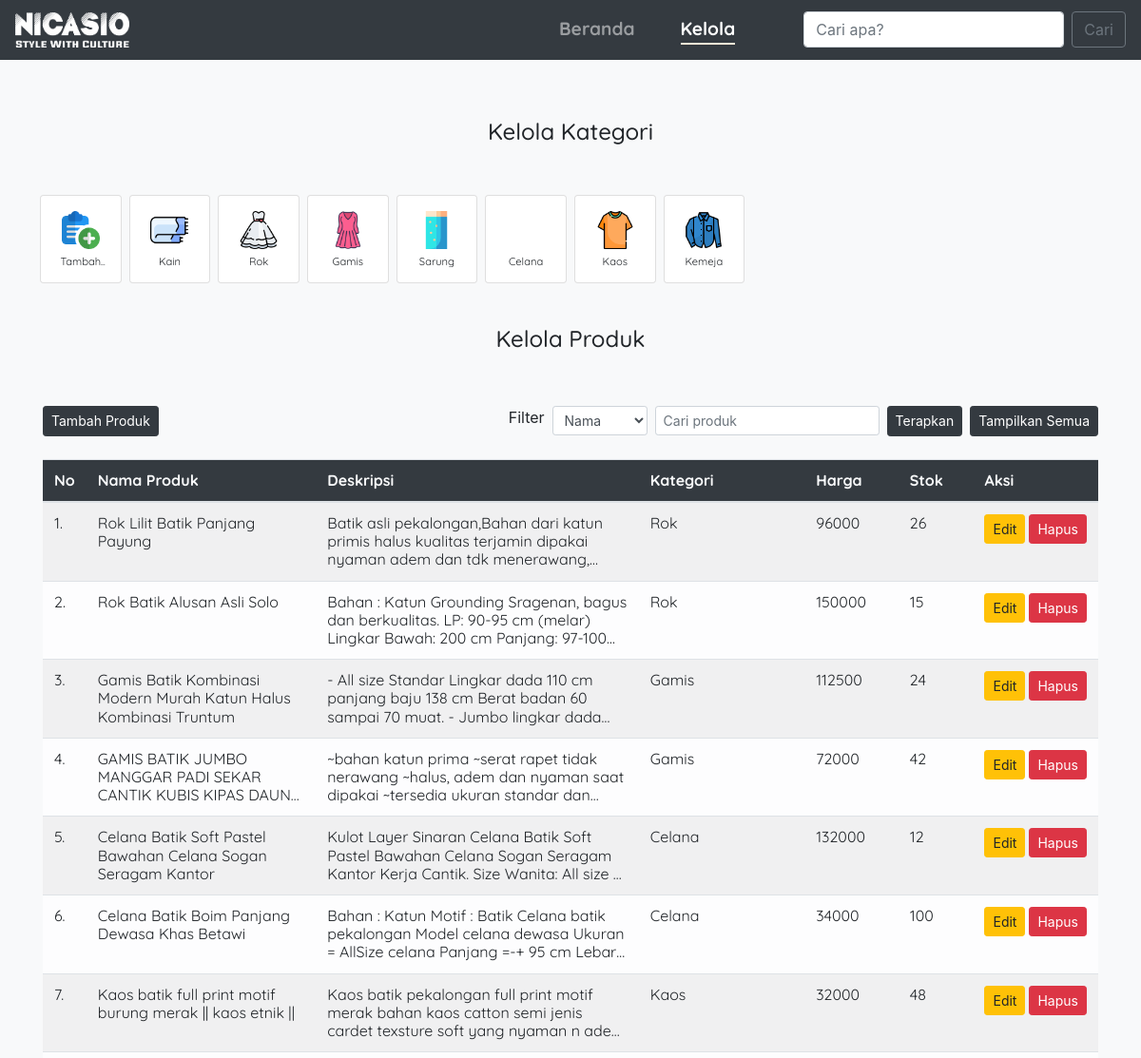
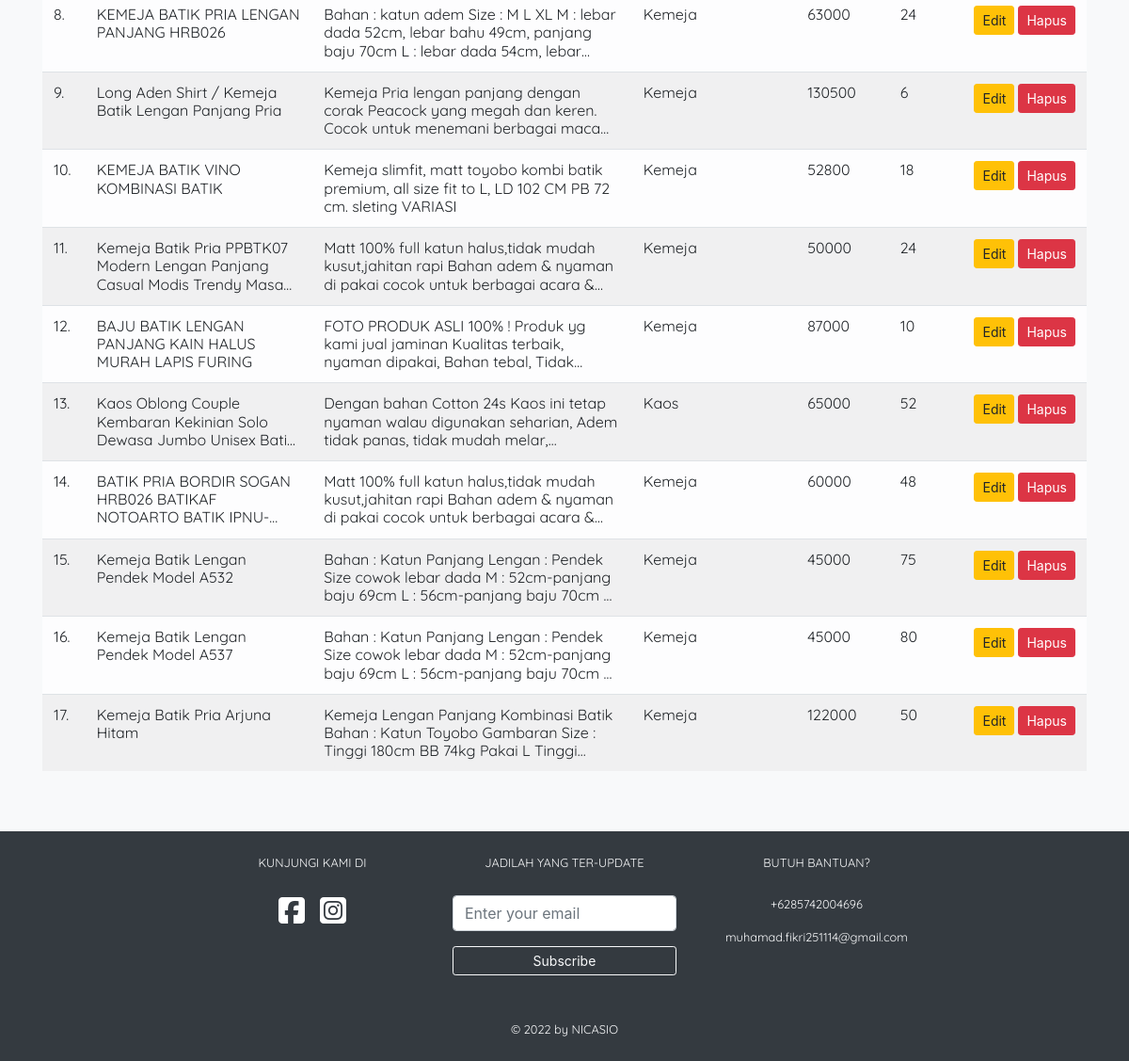
The page /kelola.php on the database its author committed (2 pictures, top to bottom).
### tables this page shows
CREATE TABLE `katalog` (
  `id` int(11) NOT NULL,
  `nama_katalog` varchar(100) NOT NULL,
  `deskripsi` text NOT NULL,
  `gambar` varchar(255) NOT NULL
);

CREATE TABLE `produk` (
  `id` int(11) NOT NULL,
  `id_katalog` int(11) DEFAULT NULL,
  `nama_produk` varchar(255) NOT NULL,
  `deskripsi` text NOT NULL,
  `harga` int(11) NOT NULL,
  `stok` int(11) NOT NULL
);

### kelola.php (the view, shortened to what this page needs)
<!doctype html>
<html lang="en">
    <head>
        <link rel="stylesheet" href="https://maxcdn.bootstrapcdn.com/bootstrap/4.0.0/css/bootstrap.min.css">
        <link rel="stylesheet" href="css/style.css">
    </head>
    <body>
        <?php
            include_once('database/db_conn.php');
            $current_manage_filter = '';
            $current_manage_seacrh = '';
            if(!isset($_POST['view_all'])){
                $current_manage_filter = isset($_POST['manage_filter']) ? $_POST['manage_filter'] : '';
                $current_manage_seacrh = isset($_POST['manage_search']) ? $_POST['manage_search'] : '';
            }
        ?>
        <nav class="navbar navbar-expand-lg navbar-dark bg-dark fixed-top">
            <a class="navbar-brand" href="index.php"><img src="img/component/logo.png" width="120px" alt=""></a>
            <div class="collapse navbar-collapse justify-content-end" id="navbarSupportedContent">
                <ul class="navbar-nav mt-lg-0 mt-3">
                    <li class="nav-item mx-lg-3">
                        <a class="nav-link" href="index.php">Beranda</a>
                    </li>
                    <li class="nav-item active mx-lg-3">
                        <a class="nav-link" href="kelola.php">
                            Kelola
                            <div class="nav-active-indicator" style="width: 100%; height:2px; background-color: antiquewhite"></div>
                        </a>
                    </li>
                </ul>
                <form class="form-inline my-2 my-lg-0 ml-lg-5" method="post" name="cari-produk" action="index.php#katalog">
                    <input class="form-control mr-sm-2" type="search" placeholder="Cari apa?" aria-label="Search" name="keyword">
                    <button class="btn btn-outline-secondary my-2 my-sm-0" type="submit">Cari</button>
                </form>
            </div>
        </nav>
        <div class="py-5 bg-light" style="margin-top: 60px; min-height: 330px;">
            <div class="py-3 mb-4 bg-light">
                <center class="container">
                    <h4 class="manage-divider">Kelola Kategori</h4>
            </div>
            <div class="container">
                <div class="row px-2">
                    <div class="col-lg-1 col-md-2 col-sm-3 col-3 p-1">
                        <div class="card manage-catalog-card add_catagory_card p-lg-3 p-md-3 p-sm-4 p-4 w-100 d-flex flex-column" type="button" data-toggle="modal" data-target="#exampleModal">
                            <center>
                                <div class="manage-img-container mb-2">
                                    <img src="img/component/add_catalog.png" class="mb-2" alt="">
                                </div>
                                <p class="mb-0">Tambah Katalog</p>
                            </center>
                        </div>
                    </div>
                    <?php
                        $data_katalog = mysqli_query($connection, "SELECT * FROM katalog ORDER BY id DESC");
                        while($data = mysqli_fetch_array($data_katalog)){
                    ?>
                    <div class="col-lg-1 col-md-2 col-sm-3 col-3 p-1">
                        <div class="card manage-catalog-card content_catagory_card p-lg-3 p-md-3 p-sm-4 p-4 w-100 d-flex flex-column" data-id="<?= $data['id'] ?>"  type="button" data-toggle="modal" data-target="#exampleModal">
                            <center>
                                <div class="manage-img-container mb-2">
                                    <img src="<?= $data['gambar'] ?>" alt="">
                                </div>
                                <p class="mb-0"><?= $data['nama_katalog'] ?></p>
                            </center>
                        </div>
                    </div>
                    <?php
                        }
                    ?>
                </div>
            </div>
            <div class="py-3 my-4 bg-light">
                <center class="container">
                    <h4 class="manage-divider">Kelola Produk</h4>
                </center>
            </div>
            <div class="container">
                <div class="d-flex flex-column-reverse flex-sm-column-reverse flex-md-row flex-lg-row justify-content-between my-3">
                    <div class="d-flex justify-content-center my-2">
                        <a href="tambah_produk.php" class="btn btn-dark btn-sm mx-auto">Tambah Produk</a>
                    </div>
                    <form method="post" name="cari-produk" action="kelola.php" class="d-flex flex-column flex-sm-column flex-md-row flex-lg-row w-100 justify-content-end">
                        <div class="d-flex mx-lg-1 mx-md-1 mx-sm-auto mx-auto my-2">
                            <label for="inputState" class="mr-2">Filter</label>
                            <div class="form-inline mr-2">
                                <select id="inputState" class="form-control form-control-sm" name="manage_filter">
                                    <option value="nama" <?= $current_manage_filter == "nama" ? 'selected' : '' ?>>Nama</option>
                                </select>
                            </div>
                            <div class="form-inline">
                                <input class="form-control form-control-sm" type="search" name="manage_search" placeholder="Cari produk" aria-label="Search" value="<?= $current_manage_seacrh ?>">
                            </div>
                        </div>
                        <div class="d-flex ml-lg-1 ml-md-1 ml-sm-0 ml-0 mx-lg-0 mx-md-0 mx-sm-auto mx-auto my-2">
                            <button class="btn btn-dark btn-sm mr-2" type="submit">Terapkan</button>
                            <button class="btn btn-dark btn-sm mx-auto" type="submit" name="view_all">Tampilkan Semua</button>
                        </div>
                    </form>
                </div>
                <div class="table-responsive">
                    <table class="table table-striped table-light">
                        <thead>
                            <tr class="bg-dark text-light">
                                <th style="width: 30px;"><div class="data-product-header">No</div></th>
                                <th style="width: 250px;"><div class="data-product-header">Nama Produk</div></th>
                                <th style="width: 350px;"><div class="data-product-header">Deskripsi</div></th>
                                <th style="width: 180px;"><div class="data-product-header">Kategori</div></th>
                                <th style="width: 100px;"><div class="data-product-header">Harga</div></th>
                                <th style="width: 80px;"><div class="data-product-header">Stok</div></th>
                                <th style="width: 130px;"><div class="data-product-header">Aksi</div></th>
                            </tr>
                        </thead>
                        <tbody>
                            <?php
                                if($current_manage_seacrh != ''){
                                    if($current_manage_filter == "nama"){
                                        $data_produk = mysqli_query($connection, "SELECT produk.*, katalog.nama_katalog FROM produk LEFT JOIN katalog ON produk.id_katalog = katalog.id WHERE produk.nama_produk LIKE '%".$current_manage_seacrh."%' ORDER BY produk.id DESC");
                                    } elseif($current_manage_filter == "kategori"){
                                        $data_produk = mysqli_query($connection, "SELECT produk.*, katalog.nama_katalog FROM produk LEFT JOIN katalog ON produk.id_katalog = katalog.id WHERE katalog.nama_katalog LIKE '%".$current_manage_seacrh."%' ORDER BY produk.id DESC");
                                    } elseif($current_manage_filter == "deskripsi"){
                                        $data_produk = mysqli_query($connection, "SELECT produk.*, katalog.nama_katalog FROM produk LEFT JOIN katalog ON produk.id_katalog = katalog.id WHERE produk.deskripsi LIKE '%".$current_manage_seacrh."%' ORDER BY produk.id DESC");
                                    } elseif($current_manage_filter == "harga"){
                                        $data_produk = mysqli_query($connection, "SELECT produk.*, katalog.nama_katalog FROM produk LEFT JOIN katalog ON produk.id_katalog = katalog.id WHERE produk.harga LIKE '%".$current_manage_seacrh."%' ORDER BY produk.harga ASC");
                                    } elseif($current_manage_filter == "stok"){
                                        $data_produk = mysqli_query($connection, "SELECT produk.*, katalog.nama_katalog FROM produk LEFT JOIN katalog ON produk.id_katalog = katalog.id WHERE produk.stok LIKE '%".$current_manage_seacrh."%' ORDER BY produk.stok ASC");
                                    }
                                } else{
                                    $data_produk = mysqli_query($connection, "SELECT produk.*, katalog.nama_katalog FROM produk LEFT JOIN katalog ON produk.id_katalog = katalog.id ORDER BY produk.id DESC");
                                }
                                $count = 0;
                                while($data = mysqli_fetch_array($data_produk)){
                                    $count++;
                            ?>
                            <tr>
                                <td style="width: 30px;"><div class="data-product-column"><?= $count."." ?></div></td>
                                <td style="width: 250px;"><div class="data-product-column"><?= $data['nama_produk'] ?></div></td>
                                <td style="width: 350px;"><div class="data-product-column"><?= $data['deskripsi'] ?></div></td>
                                <td style="width: 180px;"><div class="data-product-column"><?= $data['nama_katalog'] ?></div></td>
                                <td style="width: 100px;"><div class="data-product-column"><?= $data['harga'] ?></div></td>
                                <td style="width: 80px;"><div class="data-product-column"><?= $data['stok'] ?></div></td>
                                <td style="width: 130px;">
                                    <div class="d-flex">
                                        <a href="edit_produk.php?id_produk=<?= $data['id'] ?>" class="btn btn-warning btn-sm">Edit</a>
                                        <a href="#" class="btn btn-danger btn-sm ml-1" onclick="delete_product_confirmation(<?= $data['id'] ?>)">Hapus</a>
                                    </div>
                                </td>
                            </tr>
                            <?php
                                }
                            ?>
                        </tbody>
                    </table>
                </div>
            </div>
        </div>
        <?php
            include_once("view_component/footer.php");
        ?>
    </body>
</html>

### view_component/footer.php
<div class="footer bg-dark w-100 py-4 d-flex flex-column">
    <div class="d-flex justify-content-center">
        <div class="footer-content row px-5">
            <div class="col-lg-4 col-md-12 col-sm-12 col-12 mb-5">
                <div class="d-flex justify-content-center mb-4">
                    <span class="medsos-label text-light">KUNJUNGI KAMI DI</span>
                </div>
                <div class="d-flex justify-content-center">
                    <a href="https://www.facebook.com" target="_blank">
                        <i class="fab fa-facebook-square mx-2" style="font-size: 2em; color: white;"></i>
                    </a>
                    <a href="https://www.instagram.com" target="_blank">
                        <i class="fab fa-instagram-square mx-2" style="font-size: 2em; color: white;"></i>
                    </a>
                </div>
            </div>
            <div class="col-lg-4 col-md-12 col-sm-12 col-12 mb-5">
                <div class="d-flex justify-content-center mb-4">
                    <span class="medsos-label text-light">JADILAH YANG TER-UPDATE</span>
                </div>
                <form action="#" class="w-100">
                    <input type="email" class="form-control mb-3" placeholder="Enter your email" required>
                    <button type="submit" class="btn btn-outline-light btn-sm w-100">Subscribe</button>
                </form>
            </div>
            <div class="col-lg-4 col-md-12 col-sm-12 col-12 mb-5">
                <div class="d-flex justify-content-center mb-4">
                    <span class="medsos-label text-light">BUTUH BANTUAN?</span>
                </div>
                <p class="contact text-light text-center">+6285742004696</p>
                <p class="contact text-light text-center">muhamad.fikri251114@gmail.com</p>
            </div>
        </div>
    </div>
    <div class="d-flex justify-content-center">
        <span class="copyright text-light">&copy 2022 by NICASIO</span>
    </div>
</div>

### css/style.css (style rules this page uses)
* { box-sizing: border-box; }
html { scroll-behavior: smooth; }
.nav-link { font-family: 'Quicksand', sans-serif; font-size: 1.2em; font-weight: bold; }
.footer-content { width: 75%; }
.medsos-label, .copyright, .contact { font-family: 'Quicksand', sans-serif; font-size: 0.8em; }
.price-detail, .product-description, .manage-divider { font-family: 'Quicksand', sans-serif; }
.manage-catalog-card .manage-img-container { width: 40px; height: 40px; overflow: hidden; }
.manage-img-container img { width: 100%; position: relative; top: 50%; transform: translateY(-50%); }
.manage-catalog-card p { font-family: 'Quicksand', sans-serif; font-size: 0.7em; line-height: 1em; overflow: hidden; text-overflow: ellipsis; display: -webkit-box; -webkit-line-clamp: 1; line-clamp: 1; -webkit-box-orient: vertical; }
.data-product-column { font-family: 'Quicksand', sans-serif; font-size: 1em; line-height: 1.2em; overflow: hidden; text-overflow: ellipsis; display: -webkit-box; -webkit-line-clamp: 3; line-clamp: 3; -webkit-box-orient: vertical; }
.data-product-header { font-family: 'Quicksand', sans-serif; font-size: 1em; line-height: 1.2em; overflow: hidden; text-overflow: ellipsis; display: -webkit-box; -webkit-line-clamp: 1; line-clamp: 1; -webkit-box-orient: vertical; }

### rows shown on the page
katalog: gambar (picture), nama_katalog "Kain"
katalog: gambar (picture), nama_katalog "Rok"
katalog: gambar (picture), nama_katalog "Gamis"
katalog: gambar (picture), nama_katalog "Sarung"
katalog: nama_katalog "Celana"
katalog: gambar (picture), nama_katalog "Kaos"
katalog: gambar (picture), nama_katalog "Kemeja"
produk: nama_produk "Rok Lilit Batik Panjang Payung", deskripsi "Batik asli pekalongan,Bahan dari katun primis halus kualitas terjamin dipakai nyaman adem dan tdk…", id_katalog.nama_katalog "Rok", harga "96000", stok "26"
produk: nama_produk "Rok Batik Alusan Asli Solo", deskripsi "Bahan : Katun Grounding Sragenan, bagus dan berkualitas. LP: 90-95 cm (melar) Lingkar Bawah: 200 cm Panjang:…", id_katalog.nama_katalog "Rok", harga "150000", stok "15"
produk: nama_produk "Gamis Batik Kombinasi Modern Murah Katun Halus Kombinasi Truntum", deskripsi "- All size Standar Lingkar dada 110 cm panjang baju 138 cm Berat badan 60 sampai 70 muat. - Jumbo lingkar…", id_katalog.nama_katalog "Gamis", harga "112500", stok "24"
produk: nama_produk "GAMIS BATIK JUMBO MANGGAR PADI SEKAR CANTIK KUBIS KIPAS…", deskripsi "~bahan katun prima ~serat rapet tidak nerawang ~halus, adem dan nyaman saat dipakai ~tersedia ukuran standar…", id_katalog.nama_katalog "Gamis", harga "72000", stok "42"
produk: nama_produk "Celana Batik Soft Pastel Bawahan Celana Sogan Seragam Kantor", deskripsi "Kulot Layer Sinaran Celana Batik Soft Pastel Bawahan Celana Sogan Seragam Kantor Kerja Cantik. Size Wanita: All size…", id_katalog.nama_katalog "Celana", harga "132000", stok "12"
produk: nama_produk "Celana Batik Boim Panjang Dewasa Khas Betawi", deskripsi "Bahan : Katun Motif : Batik Celana batik pekalongan Model celana dewasa Ukuran = AllSize celana Panjang =-+ 95 cm…", id_katalog.nama_katalog "Celana", harga "34000", stok "100"
produk: nama_produk "Kaos batik full print motif burung merak || kaos etnik ||", deskripsi "Kaos batik pekalongan full print motif merak bahan kaos catton semi jenis cardet texsture soft yang nyaman n…", id_katalog.nama_katalog "Kaos", harga "32000", stok "48"
produk: nama_produk "KEMEJA BATIK PRIA LENGAN PANJANG HRB026", deskripsi "Bahan : katun adem Size : M L XL M : lebar dada 52cm, lebar bahu 49cm, panjang baju 70cm L : lebar dada 54cm,…", id_katalog.nama_katalog "Kemeja", harga "63000", stok "24"
produk: nama_produk "Long Aden Shirt / Kemeja Batik Lengan Panjang Pria", deskripsi "Kemeja Pria lengan panjang dengan corak Peacock yang megah dan keren. Cocok untuk menemani berbagai…", id_katalog.nama_katalog "Kemeja", harga "130500", stok "6"
produk: nama_produk "KEMEJA BATIK VINO KOMBINASI BATIK", deskripsi "Kemeja slimfit, matt toyobo kombi batik premium, all size fit to L, LD 102 CM PB 72 cm. sleting VARIASI", id_katalog.nama_katalog "Kemeja", harga "52800", stok "18"
produk: nama_produk "Kemeja Batik Pria PPBTK07 Modern Lengan Panjang Casual Modis Trendy…", deskripsi "Matt 100% full katun halus,tidak mudah kusut,jahitan rapi Bahan adem & nyaman di pakai cocok untuk berbagai acara…", id_katalog.nama_katalog "Kemeja", harga "50000", stok "24"
produk: nama_produk "BAJU BATIK LENGAN PANJANG KAIN HALUS MURAH LAPIS FURING", deskripsi "FOTO PRODUK ASLI 100% ! Produk yg kami jual jaminan Kualitas terbaik, nyaman dipakai, Bahan tebal,…", id_katalog.nama_katalog "Kemeja", harga "87000", stok "10"
produk: nama_produk "Kaos Oblong Couple Kembaran Kekinian Solo Dewasa Jumbo Unisex…", deskripsi "Dengan bahan Cotton 24s Kaos ini tetap nyaman walau digunakan seharian, Adem tidak panas, tidak mudah…", id_katalog.nama_katalog "Kaos", harga "65000", stok "52"
produk: nama_produk "BATIK PRIA BORDIR SOGAN HRB026 BATIKAF NOTOARTO…", deskripsi "Matt 100% full katun halus,tidak mudah kusut,jahitan rapi Bahan adem & nyaman di pakai cocok untuk berbagai acara…", id_katalog.nama_katalog "Kemeja", harga "60000", stok "48"
produk: nama_produk "Kemeja Batik Lengan Pendek Model A532", deskripsi "Bahan : Katun Panjang Lengan : Pendek Size cowok lebar dada M : 52cm-panjang baju 69cm L : 56cm-panjang baju 70cm…", id_katalog.nama_katalog "Kemeja", harga "45000", stok "75"
produk: nama_produk "Kemeja Batik Lengan Pendek Model A537", deskripsi "Bahan : Katun Panjang Lengan : Pendek Size cowok lebar dada M : 52cm-panjang baju 69cm L : 56cm-panjang baju 70cm…", id_katalog.nama_katalog "Kemeja", harga "45000", stok "80"
produk: nama_produk "Kemeja Batik Pria Arjuna Hitam", deskripsi "Kemeja Lengan Panjang Kombinasi Batik Bahan : Katun Toyobo Gambaran Size : Tinggi 180cm BB 74kg Pakai L…", id_katalog.nama_katalog "Kemeja", harga "122000", stok "50"
